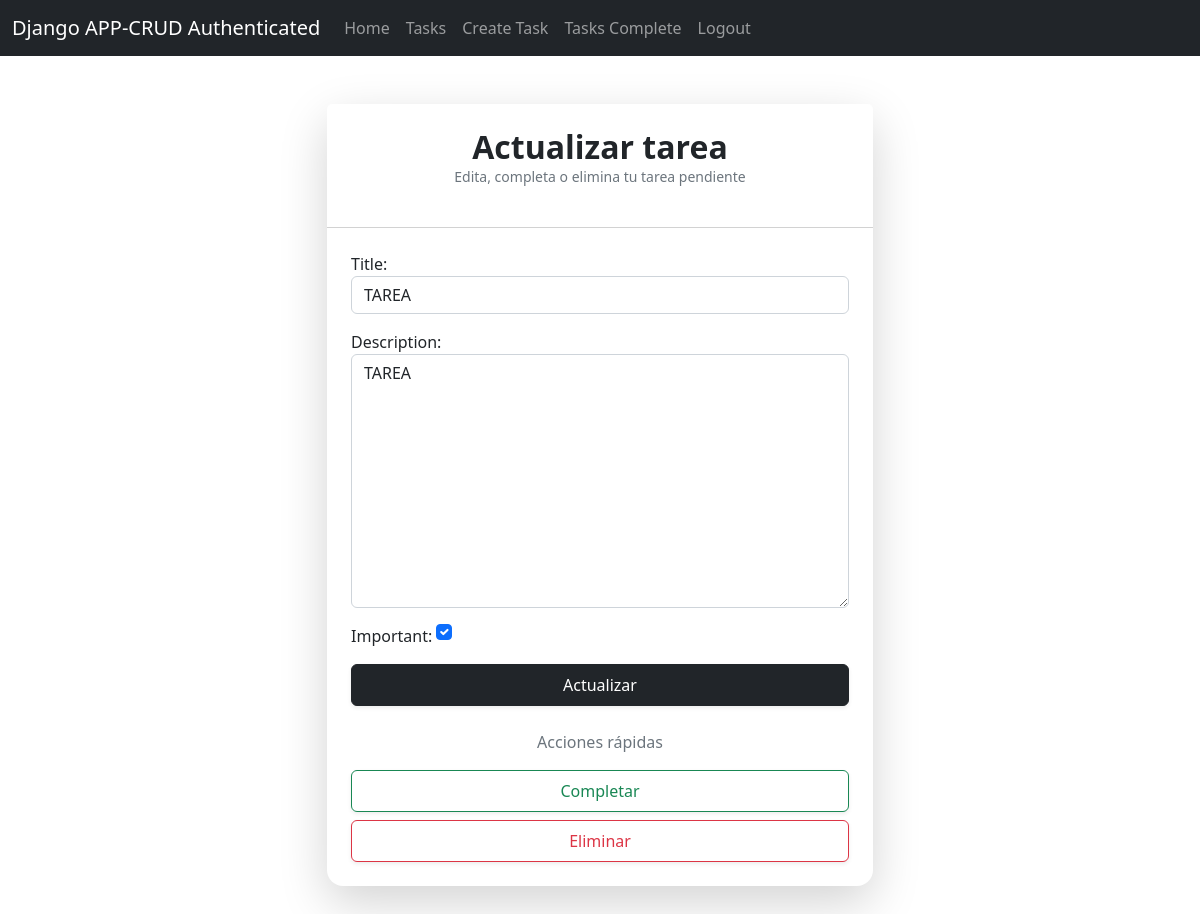
Page /tasks/9 (signed in) on the committed database.
### task/models.py (models this page shows, shortened)
class Task(models.Model):
    title = models.CharField(max_length=200)
    description = models.TextField(blank=True)
    created = models.DateTimeField(auto_now_add=True)
    dateCompleted = models.DateTimeField(null=True, blank=True)
    important = models.BooleanField(default=False, blank=True)
    user = models.ForeignKey(User, on_delete=models.CASCADE)

### task/views.py (the view, shortened to what this page needs)
@login_required
def task_detail(request, task_id):
    if request.method == 'GET':
        task = get_object_or_404(Task, pk=task_id, user = request.user)
        form = TaskForm(instance=task)
        return render(request, 'task_details.html', {
            'task': task,
            'form': form
        })

### task/forms.py
class TaskForm(forms.ModelForm):
    class Meta:
        model = Task
        fields = ['title', 'description', 'important']
        widgets = {
            'title': forms.TextInput(attrs={'class': 'form-control', 'placeholder': 'Enter task title'}),
            'description': forms.Textarea(attrs={'class': 'form-control', 'placeholder': 'Enter task description'}),
            'important': forms.CheckboxInput(attrs={'class': 'form-check-input m-auto'})
        }

### task/templates/task_details.html (shortened to what this page needs)
{% extends 'base.html' %}
{% block content %}
<main class="container my-5">
    <div class="row justify-content-center">
        <div class="col-md-6">
            <div class="card border-0 shadow-lg rounded-4">
                <div class="card-header bg-white text-center py-4">
                    <h2 class="fw-bold text-dark mb-0">Actualizar tarea</h2>
                    <p class="text-muted small">Edita, completa o elimina tu tarea pendiente</p>
                </div>
                <div class="card-body p-4">
                    <form method="POST" class="mb-4">
                        <div class="mb-3">
                            {{ form.as_p }}
                        </div>
                        <button class="btn btn-dark w-100 py-2 shadow-sm">
                             Actualizar
                        </button>
                    </form>
                    <div class="text-center my-3">
                        <span class="text-muted">Acciones rápidas</span>
                    </div>
                    <form action="{% url 'complete_task' task.id %}" method="POST" class="mb-2">
                        <button class="btn btn-outline-success w-100 py-2 shadow-sm">
                             Completar
                        </button>
                    </form>
                    <form action="{% url 'delete_task' task.id %}" method="POST">
                        <button class="btn btn-outline-danger w-100 py-2 shadow-sm">
                             Eliminar
                        </button>
                    </form>
                </div>
            </div>
        </div>
    </div>
</main>
{% endblock %}

### rows in the picture
Task: title "TAREA", description "TAREA", important "☑"
